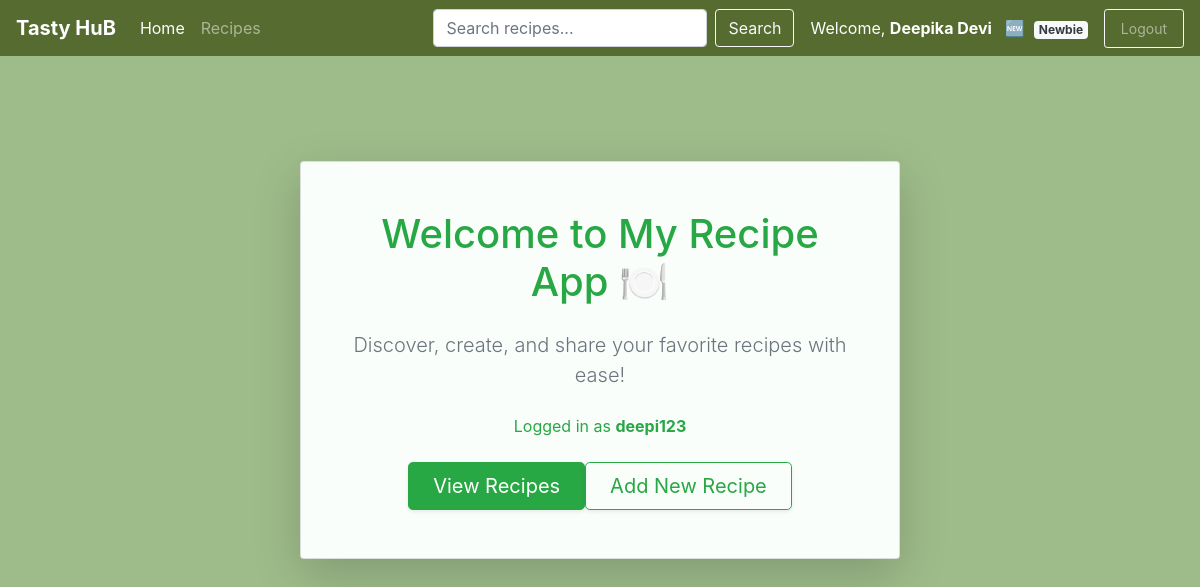
Screenshot of /home (signed in) with the database file from the repository.
### recipe/models.py (models this page shows, shortened)
class User(db.Model, UserMixin):
    @property
    def password(self):
        raise AttributeError('Password is not a readable attribute.')
    id = db.Column(db.Integer(), primary_key=True)
    name = db.Column(db.String(length=30), nullable=False)
    username = db.Column(db.String(length=20), nullable=False, unique=True)
    password_hash = db.Column(db.String(length=60), nullable=False)
    email_address = db.Column(db.String(length=50), nullable=False, unique=True)
    recipes = db.relationship('Recipe', backref='user', lazy=True)
    badge = db.Column(db.String(80), default='Newbie')

### recipe/routes.py (the view)
@app.route('/')
@app.route('/home')
def home_page():
    return render_template('home.html')

### recipe/__init__.py (called while the page is built)
@app.context_processor
def inject_badge_icons():
    return dict(badge_icons=BADGE_ICONS)

@login_manager.user_loader
def load_user(user_id):
    return User.query.get(int(user_id))

### recipe/templates/home.html (shortened to what this page needs)
{% extends 'base.html' %}
{% block content %}
  <div class="d-flex justify-content-center align-items-center" style="min-height: 70vh;">
    <div class="card shadow-lg p-5" style="max-width: 600px; width: 100%; background: #f9fefb;">
      <h1 class="mb-4 text-success text-center">Welcome to My Recipe App 🍽️</h1>
      <p class="lead text-center mb-4 text-secondary">
        Discover, create, and share your favorite recipes with ease!
      </p>
      {% if current_user.is_authenticated %}
        <p class="text-center text-success mb-4">Logged in as <strong>{{ current_user.username }}</strong></p>
        <div class="d-flex justify-content-center gap-3 flex-wrap">
          <a href="{{ url_for('recipes_page') }}" class="btn btn-success btn-lg px-4 shadow-sm">
            View Recipes
          </a>
          <a href="{{ url_for('add_recipe_page') }}" class="btn btn-outline-success btn-lg px-4 shadow-sm">
            Add New Recipe
          </a>
        </div>
      {% endif %}
    </div>
  </div>
{% endblock %}

### recipe/templates/base.html (shortened to what this page needs)
<!DOCTYPE html>
<html lang="en">
   <head>
      <link rel="stylesheet" href="https://cdn.jsdelivr.net/npm/bootstrap@4.3.1/dist/css/bootstrap.min.css"
 />
   </head>
   <body>
   <nav class="navbar navbar-expand-md navbar-dark" style="background-color: #556B2F;">
  <a class="navbar-brand font-weight-bold" href="{{ url_for('home_page') }}">Tasty HuB</a>
  <div class="collapse navbar-collapse" id="navbarNav">
    <ul class="navbar-nav mr-auto">
      <li class="nav-item {% if request.endpoint == 'home_page' %}active{% endif %}">
        <a class="nav-link" href="{{ url_for('home_page') }}">Home
        </a>
      </li>
      <li class="nav-item {% if request.endpoint == 'recipes_page' %}active{% endif %}">
        <a class="nav-link" href="{{ url_for('recipes_page') }}">Recipes</a>
      </li>
    </ul>
    <form class="form-inline my-2 my-lg-0 mr-3" method="GET" action="{{ url_for('search') }}">
      <input class="form-control mr-sm-2" type="search" placeholder="Search recipes..." aria-label="Search" name="q" required />
      <button class="btn btn-outline-light my-2 my-sm-0" type="submit">Search</button>
    </form>
    {% if current_user.is_authenticated %}
      <ul class="navbar-nav align-items-center">
        <li class="nav-item mr-3">
          <span class="navbar-text text-white font-weight-medium">
            Welcome, <strong>{{ current_user.name }}</strong> &nbsp;
            {% if current_user.badge == 'Master Chef' %}
              👨‍🍳 <span class="badge badge-light text-dark ml-1">{{ current_user.badge }}</span>
            {% elif current_user.badge == 'Home Cook' %}
              🍳 <span class="badge badge-light text-dark ml-1">{{ current_user.badge }}</span>
            {% elif current_user.badge == 'Novice Chef' %}
              🥄 <span class="badge badge-light text-dark ml-1">{{ current_user.badge }}</span>
            {% else %}
              🆕 <span class="badge badge-light text-dark ml-1">{{ current_user.badge }}</span>
            {% endif %}
          </span>
        </li>
        <li class="nav-item">
          <a class="nav-link btn btn-outline-light btn-sm px-3" href="{{ url_for('logout_page') }}">Logout</a>
        </li>
      </ul>
    {% endif %}
  </div>
</nav>
      <div class="container mt-4">
        {% block content %}
        {% endblock %}
      </div>
   </body>
</html>

### recipe/templates/base.html (style rules this page uses)
body { background-color: #9EBC8A; color: white; }
.navbar { background-color: #556B2F !important; }

### rows the page displays
User: name "Deepika Devi", badge "Newbie", username "deepi123"
